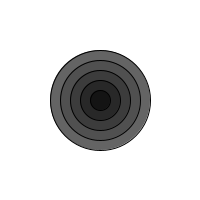
Frame 1 (no input)
Frame 60 (the mouse pressed at the canvas centre just before this capture): identical to frame 1, image omitted
Frame 120 (the mouse held since frame 60 and released just before this capture): identical to frame 1, image omitted

The Processing sketch that drew this single still picture (run headless with seeded random() and noise(); from frame 60 on, the mouse is pressed at the canvas centre):

// Processing sketch: sketch_150928d
// ── sketch_150928d.pde
void setup(){
  size(200,200);
}
void draw(){
  background(255);
  float w = 100;
  while(w>=0){
    stroke(0);
    fill(w);
    ellipse(width/2,height/2,w,w);
    w= w-20;
  }
}
